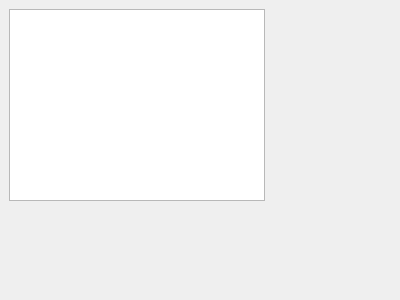
<?xml version="1.0" encoding="UTF-8"?>
<ui version="4.0">
 <class>Widget</class>
 <widget class="QWidget" name="Widget">
  <property name="geometry">
   <rect>
    <x>0</x>
    <y>0</y>
    <width>400</width>
    <height>300</height>
   </rect>
  </property>
  <property name="windowTitle">
   <string>Widget</string>
  </property>
  <widget class="QTextEdit" name="textEdit">
   <property name="geometry">
    <rect>
     <x>9</x>
     <y>9</y>
     <width>256</width>
     <height>192</height>
    </rect>
   </property>
  </widget>
 </widget>
 <layoutdefault spacing="6" margin="11"/>
 <resources/>
 <connections/>
</ui>
